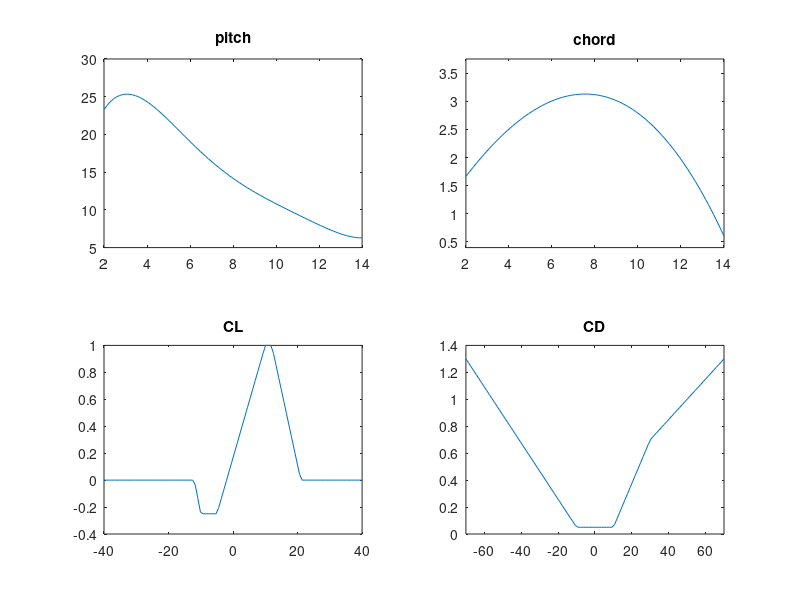

Recreate this plot in MATLAB. (Note: this script raises an error after producing the figure.)
climbing = true;
pitchofav = 45*pi/180;
betaofav = 0 *pi/180;
TAS = 50;

if climbing
    Vf = [0; 0; TAS];
else
    % otherwise assume holding altitude and traveling forward
    Vf2 = [cos(pitchofav);
           sin(pitchofav)]*TAS;
       
    Vf = [Vf2(1)*cos(betaofav)
          Vf2(1)*sin(betaofav)
          Vf2(2)];
end


  
% omegasRPM= (2.5:0.5:12.5)*1e3;
omegasRPM= linspace(0,30,100)*1e3;
% omegasRPM= 12*1e3;
Nb = 2;
Rcm = 14;
R = 14/100; 



theta = @(r)((0.0009159*(r*Rcm).^5 - 0.04202*(r*Rcm).^4 + 0.742*(r*Rcm).^3 -...
             6.151*(r*Rcm).^2 + 21.24*(r*Rcm) + 0.1216 )*(pi/180));

C = @(r)((-0.001067*(r*Rcm).^3 - 0.02944*(r*Rcm).^2 + 0.6259.*(r*Rcm) + 0.5392)/100);



CL = @(alpha)interp1([-180 -12   -10    -5  10 12 21 180]*pi/180,...
                     [   0   0 -0.25 -0.25   1  1  0   0],alpha);
                 
CD = @(alpha)interp1([-180  -70    -10    10   30   70  180]*pi/180,...
                     [ 1.3  1.3   0.05  0.05  0.7  1.3  1.3],alpha);



                 
y = linspace(2,14,100);
alpha1 = linspace(-40,40,100);
alpha2 = linspace(-70,70,100);

figure(1);
clf
ax = [subplot(2,2,1);
      subplot(2,2,2);
      subplot(2,2,3);
      subplot(2,2,4)];
  
plot(ax(1),y,theta(y/max(y))*180/pi);
title(ax(1),'pitch');
xlim(ax(1),[min(y) max(y)])
ylim(ax(1),[5 30])

plot(ax(2),y,C(y/max(y))*100);
title(ax(2),'chord');
xlim(ax(2),[min(y) max(y)])
ylim(ax(2),[0.4 3.75])

plot(ax(3),alpha1,CL(alpha1*pi/180));
title(ax(3),'CL');
xlim(ax(3),[min(alpha1) max(alpha1)])

plot(ax(4),alpha2,CD(alpha2*pi/180));
title(ax(4),'CD');
xlim(ax(4),[min(alpha2) max(alpha2)])





[T, a, P, rho] = atmosisa(0);

Nw =  length(omegasRPM);


FMs = zeros(6,Nw);
vis = zeros(Nw,1);

% phis = zeros(Nw,1);
% vrs = zeros(Nw,1);
% rs = zeros(Nw,1);
% psis = zeros(Nw,1);
if Nw <=4
    figure(2);
    clf;
    ax2 = arrayfun(@(x)subplot(Nw,1,x),1:Nw);
    
    figure(3);
    clf;
    ax3 = arrayfun(@(x)subplot(Nw,1,x),1:Nw);
end
tms = zeros(Nw,1);
for i = 1:Nw
    omega = omegasRPM(i)*2*pi/60; % rad/s
    tic
    [CFM,vis(i),vidrdp,phis,vrs,rs,psis] = HBEMT(Vf,omega,R,Nb,CL,CD,theta,C,...
                                                 'Nr',6,...
                                                 'Naz',10,...
                                                 'integrationmode',3);
    tms(i) = toc;
%     fac = (0.5*0.25);
    fac = 1;
    FMs(1:3,i) = CFM(1:3,1)*rho*pi*R^4*omega^2;
    FMs(4:6,i) = CFM(4:6,1)*rho*pi*R^5*omega^2;
    alphas = theta(rs)'-phis;
%     if numel(phis) == max(size(phis))
%         alphas = theta(rs)-phis';
%     else
%         alphas = theta(rs)-phis';
%     end
    
    if Nw <=4
        plot(ax2(i),rs,alphas*180/pi,'r',rs,theta(rs)*180/pi,'b',rs,phis*180/pi,'k');
        plot(ax3(i),rs,vidrdp,'k');
    end
    
end

fprintf(1,'On average HBEMT took %.8f s to run \n',mean(tms));

%%
fh = figure(5);
clf;
ax = arrayfun(@(x)subplot(3,2,x),[ 1 3 5 2 4 6]);
titleStrs = {'FT' 'FV' 'FH' 'MT' 'MV' 'MH'};



for i = 1:6
    plot(ax(i),omegasRPM/1e3,FMs(i,:));
    ax(i).Title.String = titleStrs{i};
    if i == 1 && false
        ax(i).YTick = 0:2:8;
        ax(i).YLim = [0 8];
    end
    
    ax(i).XLim = [omegasRPM(1) omegasRPM(end)]/1e3;
    ax(i).XLim = round(ax(i).XLim)+[-1 1];
    ax(i).XTick = ax(i).XLim(1):1:ax(i).XLim(end);
    grid(ax(i),'on');
end


%%
fh = figure(6);
clf
ax = axes(fh);
plot(ax,omegasRPM/1e3,vis);

d = 1;
dx = diff(omegasRPM([end-d,end])/1e3);
dy = diff(vis([end-d,end]));
a = dy/dx;
b =  vis(end) - a*omegasRPM(end)/1e3;
hold(ax,'on');
% plot(ax,omegasRPM/1e3, (a*omegasRPM/1e3) + b);
ax.Title.String = 'induced velocity [m/s]';









